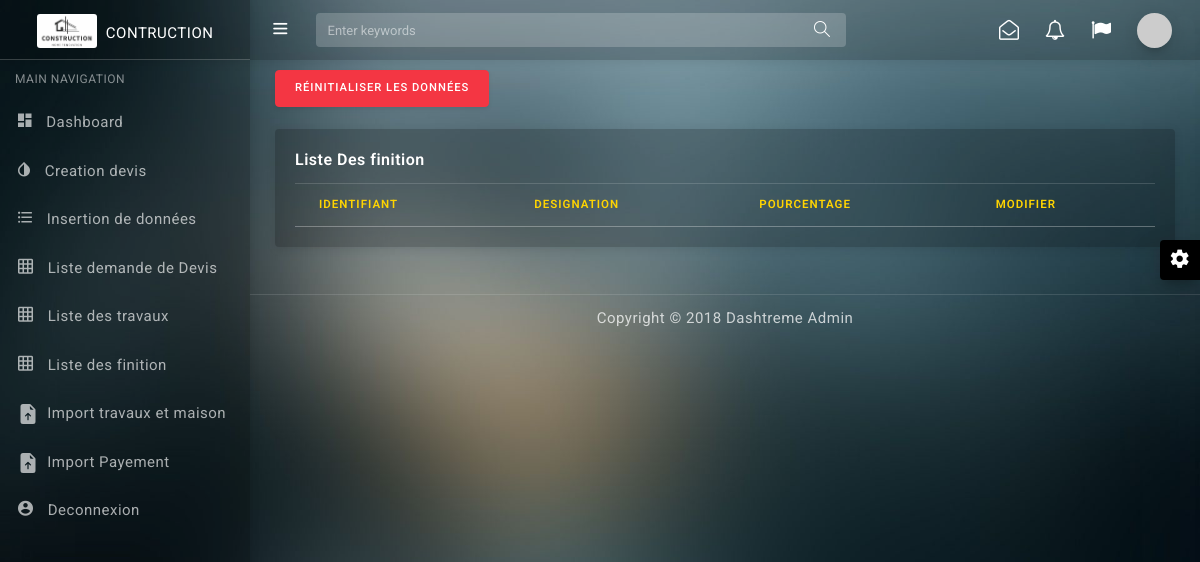
Before: /index.php/controller/table_finition with the older database file.
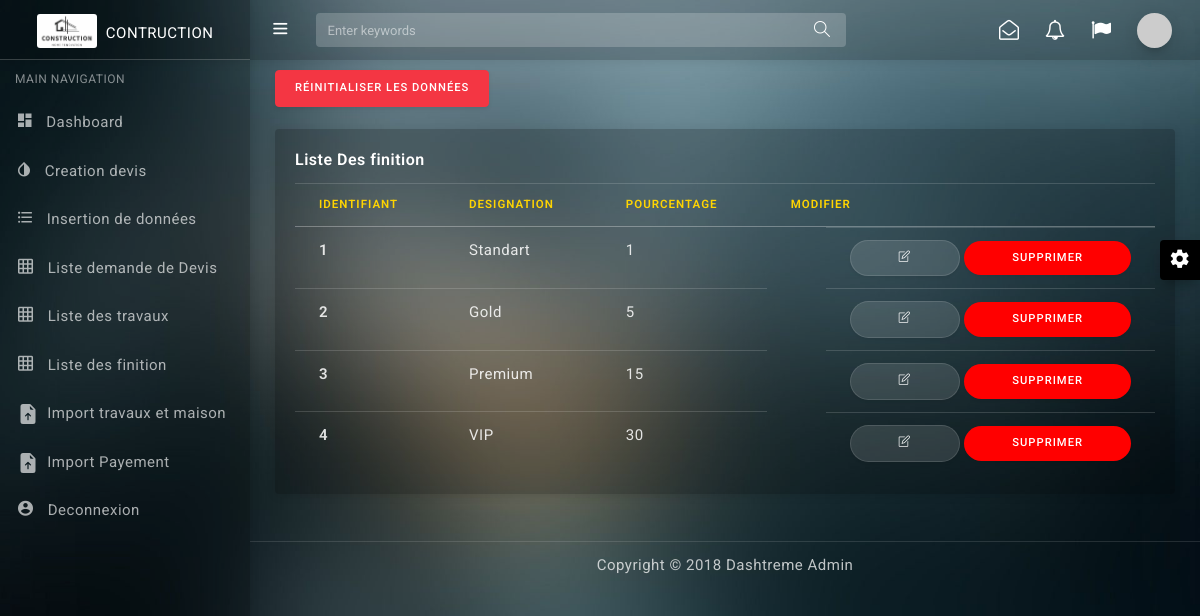
After: the same page with the newer database file.
### application/controllers/Controller.php (called while the page is built, shortened)
<?php
class Controller extends CI_Controller {
	public function __construct()
	{
		$this->load->helper(array('form', 'url'));
        $this->load->library('form_validation');
        $this->load->library('session');
	}
	public function table_finition()
	{
		$data['finition']= $this->model->findAll3('finition' , 'id', 'designation', 'pourcentage');
		$data['page'] = "tables_finition";
		$this->load->view('header', $data);
	}
}

### index.php (called while the page is built, shortened)
<?php
require_once BASEPATH.'core/CodeIgniter.php';

### application/models/ModelGeneral.php (called while the page is built, shortened)
<?php
    class ModelGeneral extends CI_Model{
		public function findAll3($table, $colonne, $colonne1, $colonne2){
			$sql = "SELECT * FROM %s order by %s asc";
			$sql = sprintf($sql, $table, $colonne, $colonne1, $colonne2);
			return $this->db->query($sql)->result();
		}
    }
?>

### application/views/tables_finition.php (the view, shortened to what this page needs)
  <div class="content-wrapper">
    <div class="container-fluid">
    <div class="row">
      <div class="col-lg-12">
        <a href="<?php echo base_url("Controller/resetData"); ?>" class="btn btn-danger">Réinitialiser les données</a>
      </div>
    </div>
<br>
      <div class="row">
        <div class="col-lg-12">
          <div class="card">
            <div class="card-body">
              <h5 class="card-title">Liste Des finition</h5>
			  <div class="table-responsive">
              <table class="table table-hover">
                <thead>
                  <tr  style="color: #ffd400;">
                    <th scope="col">Identifiant</th>
                    <th scope="col">Designation</th>
                    <th scope="col">Pourcentage</th>
                    <th scope="col">Modifier</th>
                  </tr>
                </thead>
                <tbody>
                <?php foreach($finition as $tt){ ?>
                  <tr>
                    <th><?php echo $tt->id;?></th>
                    <td><?php echo $tt->designation;?></td>
                    <td><?php echo $tt->pourcentage;?></td>
                    <td style="float:right;">
                      <a href="<?= base_url('Controller/modification_finition?id=' . $tt->id) ?>" class="btn btn-light btn-round px-5"><i class="icon-note"></i></a>
                      <a style="background-color: red; border:none;" href="<?= base_url('Controller/supprimer/' .$tt->id) ?>" class="btn btn-light btn-round px-5">Supprimer</i></a>
                    </td>
                  </tr>
                  <?php }?>
                </tbody>
              </table>
            </div>
            </div>
          </div>
        </div>
      </div>
    </div>
    </div>

Changed rows visible on the page:
added finition: id "1", designation "Standart", pourcentage "1"
added finition: id "2", designation "Gold", pourcentage "5"
added finition: id "3", designation "Premium", pourcentage "15"
added finition: id "4", designation "VIP", pourcentage "30"
